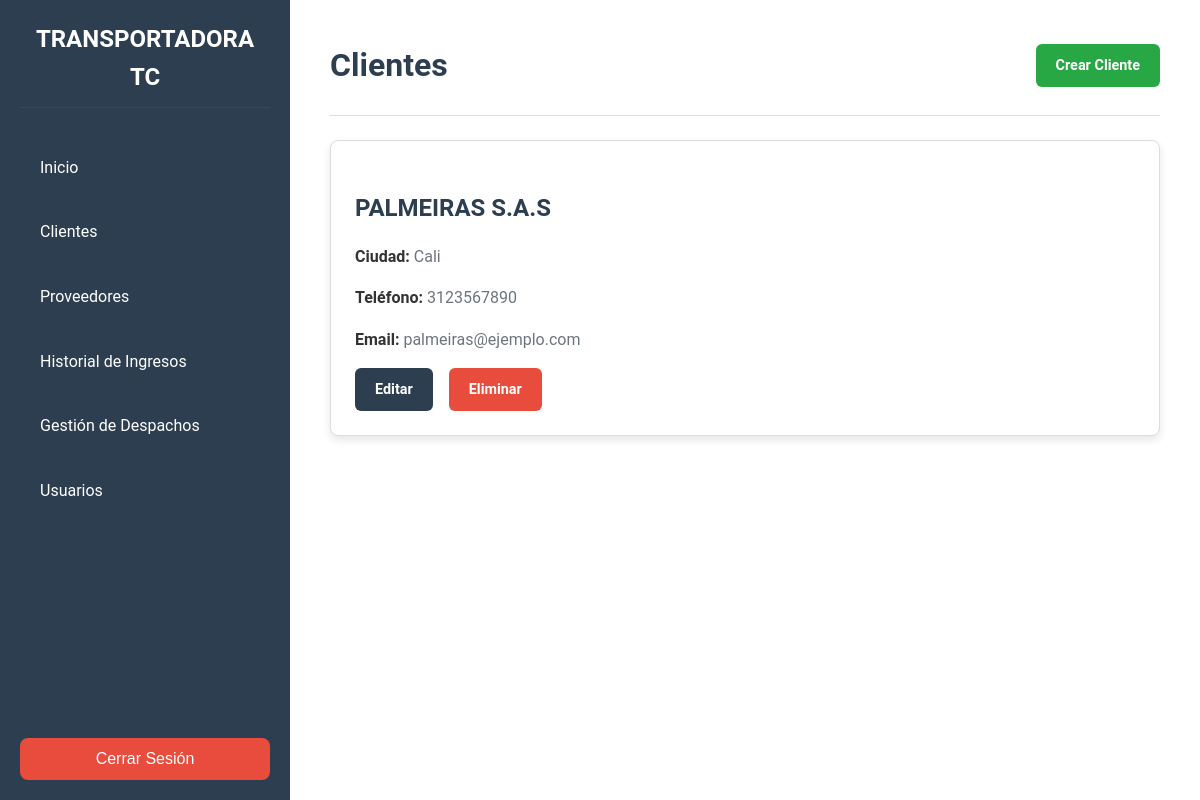
The app's page /clientes/ (signed in), older data.
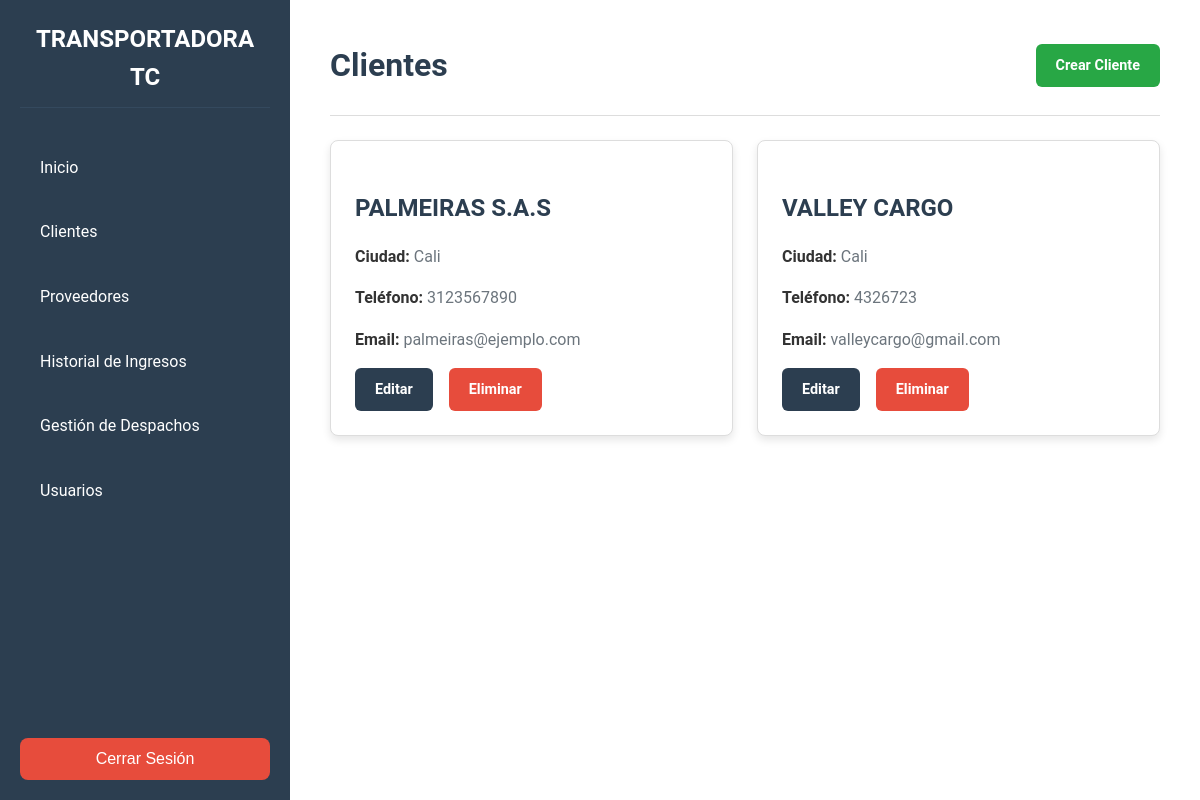
The same page, newer data.
### clientes/models.py (models this page shows, shortened)
class Cliente(models.Model):
    nit = models.CharField(max_length=255, default="", unique=True, blank=False)
    nombre = models.CharField(max_length=255, blank=False)
    email = models.EmailField()
    telefono = models.CharField(max_length=15)
    ciudad = models.CharField(max_length=255)
    direccion = models.CharField(max_length=255)
    proveedores = models.ManyToManyField(Proveedor, related_name="clientes", blank=True)
    fecha_creacion = models.DateTimeField(auto_now_add=True)

### clientes/views.py (the view)
# urls.py: path('', views.index, name='clientes'),
@login_required
def index(request):
    clientes = Cliente.objects.all()
    return render(request, 'clientes/index.html', {'clientes': clientes})

### clientes/templates/clientes/index.html (shortened to what this page needs)
{% extends 'base.html' %}
{% load static %}
{% block content %}
<main class="main-content">
    <header class="content__header">
        <h1 class="content__title">Clientes</h1>
        {% if user.is_staff %}
            <a href="{% url 'crear_cliente' %}" class="btn btn--success">Crear Cliente</a>
        {% endif %}
    </header>
    <hr class="divider">
    <section class="objects__list">
        {% if clientes %}
            <div class="card-grid">
                {% for cliente in clientes %}
                    <article class="card">
                        <div class="card__body">
                            <a href="{% url 'detalle_cliente' cliente.nombre %}">
                                <h1 class="card__title">{{ cliente.nombre }}</h1>
                            </a>
                            <p class="card__text"><strong>Ciudad:</strong> {{ cliente.ciudad }}</p>
                            <p class="card__text"><strong>Teléfono:</strong> {{ cliente.telefono }}</p>
                            <p class="card__text"><strong>Email:</strong> {{ cliente.email }}</p>
                            {% if user.is_staff %}
                                <div class="card__actions">
                                    <a href="{% url 'editar_cliente' cliente.id %}" class="btn btn--primary">Editar</a>
                                    <a href="{% url 'eliminar_cliente' cliente.id %}" class="btn btn--danger" onclick="return ConfirmDeleteCliente()">Eliminar</a>
                                </div>
                            {% endif %}
                        </div>
                    </article>
                {% endfor %}
            </div>
        {% else %}
            <div class="no-clients">
                <p class="no-clients__message">No hay clientes registrados.</p>
            </div>
        {% endif %}
    </section>
</main>
{% endblock %}

Row changes from the older to the newer data that the page shows:
added Cliente: nombre "VALLEY CARGO", ciudad "Cali", telefono "4326723", email "valleycargo@gmail.com"
